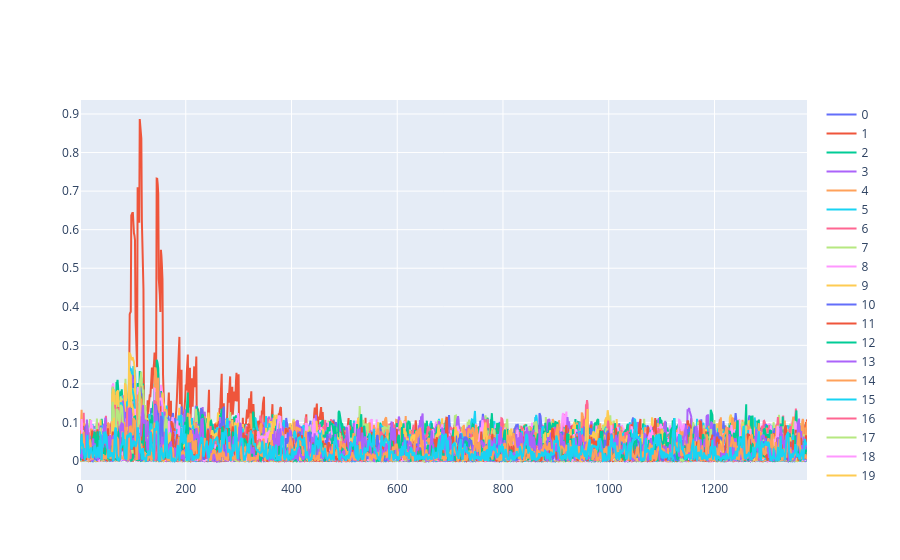

The notebook cell this image was saved under:
### Code cell
def selection_function(value, guess):
    return lascar.hamming(lascar.tools.aes.sbox[value["input"][0] ^ guess])

cpas = cpa(trace, selection_functions={"": selection_function}, guess_range=range(256))

fig = pgo.Figure()
for guess, score in cpas[0][1]:
    fig.add_trace(pgo.Scatter(y=np.abs(score), name=str(guess)))
fig.show()

### Figure 1 — Plotly figure (JSON) as saved in the notebook; plotly's stock layout.template omitted (floating-point values rounded to 4 significant figures; data arrays with more than 128 entries replaced by an {"elided": "..."} marker saying what was removed)
{"data": [{"name": "0", "type": "scatter", "y": {"elided": "1376 float values"}}, {"name": "1", "type": "scatter", "y": {"elided": "1376 float values"}}, {"name": "2", "type": "scatter", "y": {"elided": "1376 float values"}}, {"name": "3", "type": "scatter", "y": {"elided": "1376 float values"}}, {"name": "4", "type": "scatter", "y": {"elided": "1376 float values"}}, {"name": "5", "type": "scatter", "y": {"elided": "1376 float values"}}, {"name": "6", "type": "scatter", "y": {"elided": "1376 float values"}}, {"name": "7", "type": "scatter", "y": {"elided": "1376 float values"}}, {"name": "8", "type": "scatter", "y": {"elided": "1376 float values"}}, {"name": "9", "type": "scatter", "y": {"elided": "1376 float values"}}, {"name": "10", "type": "scatter", "y": {"elided": "1376 float values"}}, {"name": "11", "type": "scatter", "y": {"elided": "1376 float values"}}, {"name": "12", "type": "scatter", "y": {"elided": "1376 float values"}}, {"name": "13", "type": "scatter", "y": {"elided": "1376 float values"}}, {"name": "14", "type": "scatter", "y": {"elided": "1376 float values"}}, {"name": "15", "type": "scatter", "y": {"elided": "1376 float values"}}, {"name": "16", "type": "scatter", "y": {"elided": "1376 float values"}}, {"name": "17", "type": "scatter", "y": {"elided": "1376 float values"}}, {"name": "18", "type": "scatter", "y": {"elided": "1376 float values"}}, {"name": "19", "type": "scatter", "y": {"elided": "1376 float values"}}, {"name": "20", "type": "scatter", "y": {"elided": "1376 float values"}}, {"name": "21", "type": "scatter", "y": {"elided": "1376 float values"}}, {"name": "22", "type": "scatter", "y": {"elided": "1376 float values"}}, {"name": "23", "type": "scatter", "y": {"elided": "1376 float values"}}, {"name": "24", "type": "scatter", "y": {"elided": "1376 float values"}}, {"name": "25", "type": "scatter", "y": {"elided": "1376 float values"}}, {"name": "26", "type": "scatter", "y": {"elided": "1376 float values"}}, {"name": "27", "type": "scatter", "y": {"elided": "1376 float values"}}, {"name": "28", "type": "scatter", "y": {"elided": "1376 float values"}}, {"name": "29", "type": "scatter", "y": {"elided": "1376 float values"}}, {"name": "30", "type": "scatter", "y": {"elided": "1376 float values"}}, {"name": "31", "type": "scatter", "y": {"elided": "1376 float values"}}, {"name": "32", "type": "scatter", "y": {"elided": "1376 float values"}}, {"name": "33", "type": "scatter", "y": {"elided": "1376 float values"}}, {"name": "34", "type": "scatter", "y": {"elided": "1376 float values"}}, {"name": "35", "type": "scatter", "y": {"elided": "1376 float values"}}, {"name": "36", "type": "scatter", "y": {"elided": "1376 float values"}}, {"name": "37", "type": "scatter", "y": {"elided": "1376 float values"}}, {"name": "38", "type": "scatter", "y": {"elided": "1376 float values"}}, {"name": "39", "type": "scatter", "y": {"elided": "1376 float values"}}, {"name": "40", "type": "scatter", "y": {"elided": "1376 float values"}}, {"name": "41", "type": "scatter", "y": {"elided": "1376 float values"}}, {"name": "42", "type": "scatter", "y": {"elided": "1376 float values"}}, {"name": "43", "type": "scatter", "y": {"elided": "1376 float values"}}, {"name": "44", "type": "scatter", "y": {"elided": "1376 float values"}}, {"name": "45", "type": "scatter", "y": {"elided": "1376 float values"}}, {"name": "46", "type": "scatter", "y": {"elided": "1376 float values"}}, {"name": "47", "type": "scatter", "y": {"elided": "1376 float values"}}, {"name": "48", "type": "scatter", "y": {"elided": "1376 float values"}}, {"name": "49", "type": "scatter", "y": {"elided": "1376 float values"}}, {"name": "50", "type": "scatter", "y": {"elided": "1376 float values"}}, {"name": "51", "type": "scatter", "y": {"elided": "1376 float values"}}, {"name": "52", "type": "scatter", "y": {"elided": "1376 float values"}}, {"name": "53", "type": "scatter", "y": {"elided": "1376 float values"}}, {"name": "54", "type": "scatter", "y": {"elided": "1376 float values"}}, {"name": "55", "type": "scatter", "y": {"elided": "1376 float values"}}, {"name": "56", "type": "scatter", "y": {"elided": "1376 float values"}}, {"name": "57", "type": "scatter", "y": {"elided": "1376 float values"}}, {"name": "58", "type": "scatter", "y": {"elided": "1376 float values"}}, {"name": "59", "type": "scatter", "y": {"elided": "1376 float values"}}, {"name": "60", "type": "scatter", "y": {"elided": "1376 float values"}}, {"name": "61", "type": "scatter", "y": {"elided": "1376 float values"}}, {"name": "62", "type": "scatter", "y": {"elided": "1376 float values"}}, {"name": "63", "type": "scatter", "y": {"elided": "1376 float values"}}, {"name": "64", "type": "scatter", "y": {"elided": "1376 float values"}}, {"name": "65", "type": "scatter", "y": {"elided": "1376 float values"}}, {"name": "66", "type": "scatter", "y": {"elided": "1376 float values"}}, {"name": "67", "type": "scatter", "y": {"elided": "1376 float values"}}, {"name": "68", "type": "scatter", "y": {"elided": "1376 float values"}}, {"name": "69", "type": "scatter", "y": {"elided": "1376 float values"}}, {"name": "70", "type": "scatter", "y": {"elided": "1376 float values"}}, {"name": "71", "type": "scatter", "y": {"elided": "1376 float values"}}, {"name": "72", "type": "scatter", "y": {"elided": "1376 float values"}}, {"name": "73", "type": "scatter", "y": {"elided": "1376 float values"}}, {"name": "74", "type": "scatter", "y": {"elided": "1376 float values"}}, {"name": "75", "type": "scatter", "y": {"elided": "1376 float values"}}, {"name": "76", "type": "scatter", "y": {"elided": "1376 float values"}}, {"name": "77", "type": "scatter", "y": {"elided": "1376 float values"}}, {"name": "78", "type": "scatter", "y": {"elided": "1376 float values"}}, {"name": "79", "type": "scatter", "y": {"elided": "1376 float values"}}, {"name": "80", "type": "scatter", "y": {"elided": "1376 float values"}}, {"name": "81", "type": "scatter", "y": {"elided": "1376 float values"}}, {"name": "82", "type": "scatter", "y": {"elided": "1376 float values"}}, {"name": "83", "type": "scatter", "y": {"elided": "1376 float values"}}, {"name": "84", "type": "scatter", "y": {"elided": "1376 float values"}}, {"name": "85", "type": "scatter", "y": {"elided": "1376 float values"}}, {"name": "86", "type": "scatter", "y": {"elided": "1376 float values"}}, {"name": "87", "type": "scatter", "y": {"elided": "1376 float values"}}, {"name": "88", "type": "scatter", "y": {"elided": "1376 float values"}}, {"name": "89", "type": "scatter", "y": {"elided": "1376 float values"}}, {"name": "90", "type": "scatter", "y": {"elided": "1376 float values"}}, {"name": "91", "type": "scatter", "y": {"elided": "1376 float values"}}, {"name": "92", "type": "scatter", "y": {"elided": "1376 float values"}}, {"name": "93", "type": "scatter", "y": {"elided": "1376 float values"}}, {"name": "94", "type": "scatter", "y": {"elided": "1376 float values"}}, {"name": "95", "type": "scatter", "y": {"elided": "1376 float values"}}, {"name": "96", "type": "scatter", "y": {"elided": "1376 float values"}}, {"name": "97", "type": "scatter", "y": {"elided": "1376 float values"}}, {"name": "98", "type": "scatter", "y": {"elided": "1376 float values"}}, {"name": "99", "type": "scatter", "y": {"elided": "1376 float values"}}, {"name": "100", "type": "scatter", "y": {"elided": "1376 float values"}}, {"name": "101", "type": "scatter", "y": {"elided": "1376 float values"}}, {"name": "102", "type": "scatter", "y": {"elided": "1376 float values"}}, {"name": "103", "type": "scatter", "y": {"elided": "1376 float values"}}, {"name": "104", "type": "scatter", "y": {"elided": "1376 float values"}}, {"name": "105", "type": "scatter", "y": {"elided": "1376 float values"}}, {"name": "106", "type": "scatter", "y": {"elided": "1376 float values"}}, {"name": "107", "type": "scatter", "y": {"elided": "1376 float values"}}, {"name": "108", "type": "scatter", "y": {"elided": "1376 float values"}}, {"name": "109", "type": "scatter", "y": {"elided": "1376 float values"}}, {"name": "110", "type": "scatter", "y": {"elided": "1376 float values"}}, {"name": "111", "type": "scatter", "y": {"elided": "1376 float values"}}, {"name": "112", "type": "scatter", "y": {"elided": "1376 float values"}}, {"name": "113", "type": "scatter", "y": {"elided": "1376 float values"}}, {"name": "114", "type": "scatter", "y": {"elided": "1376 float values"}}, {"name": "115", "type": "scatter", "y": {"elided": "1376 float values"}}, {"name": "116", "type": "scatter", "y": {"elided": "1376 float values"}}, {"name": "117", "type": "scatter", "y": {"elided": "1376 float values"}}, {"name": "118", "type": "scatter", "y": {"elided": "1376 float values"}}, {"name": "119", "type": "scatter", "y": {"elided": "1376 float values"}}, {"name": "120", "type": "scatter", "y": {"elided": "1376 float values"}}, {"name": "121", "type": "scatter", "y": {"elided": "1376 float values"}}, {"name": "122", "type": "scatter", "y": {"elided": "1376 float values"}}, {"name": "123", "type": "scatter", "y": {"elided": "1376 float values"}}, {"name": "124", "type": "scatter", "y": {"elided": "1376 float values"}}, {"name": "125", "type": "scatter", "y": {"elided": "1376 float values"}}, {"name": "126", "type": "scatter", "y": {"elided": "1376 float values"}}, {"name": "127", "type": "scatter", "y": {"elided": "1376 float values"}}, {"name": "128", "type": "scatter", "y": {"elided": "1376 float values"}}, {"name": "129", "type": "scatter", "y": {"elided": "1376 float values"}}, {"name": "130", "type": "scatter", "y": {"elided": "1376 float values"}}, {"name": "131", "type": "scatter", "y": {"elided": "1376 float values"}}, {"name": "132", "type": "scatter", "y": {"elided": "1376 float values"}}, {"name": "133", "type": "scatter", "y": {"elided": "1376 float values"}}, {"name": "134", "type": "scatter", "y": {"elided": "1376 float values"}}, {"name": "135", "type": "scatter", "y": {"elided": "1376 float values"}}, {"name": "136", "type": "scatter", "y": {"elided": "1376 float values"}}, {"name": "137", "type": "scatter", "y": {"elided": "1376 float values"}}, {"name": "138", "type": "scatter", "y": {"elided": "1376 float values"}}, {"name": "139", "type": "scatter", "y": {"elided": "1376 float values"}}, {"name": "140", "type": "scatter", "y": {"elided": "1376 float values"}}, {"name": "141", "type": "scatter", "y": {"elided": "1376 float values"}}, {"name": "142", "type": "scatter", "y": {"elided": "1376 float values"}}, {"name": "143", "type": "scatter", "y": {"elided": "1376 float values"}}, {"name": "144", "type": "scatter", "y": {"elided": "1376 float values"}}, {"name": "145", "type": "scatter", "y": {"elided": "1376 float values"}}, {"name": "146", "type": "scatter", "y": {"elided": "1376 float values"}}, {"name": "147", "type": "scatter", "y": {"elided": "1376 float values"}}, {"name": "148", "type": "scatter", "y": {"elided": "1376 float values"}}, {"name": "149", "type": "scatter", "y": {"elided": "1376 float values"}}, {"name": "150", "type": "scatter", "y": {"elided": "1376 float values"}}, {"name": "151", "type": "scatter", "y": {"elided": "1376 float values"}}, {"name": "152", "type": "scatter", "y": {"elided": "1376 float values"}}, {"name": "153", "type": "scatter", "y": {"elided": "1376 float values"}}, {"name": "154", "type": "scatter", "y": {"elided": "1376 float values"}}, {"name": "155", "type": "scatter", "y": {"elided": "1376 float values"}}, {"name": "156", "type": "scatter", "y": {"elided": "1376 float values"}}, {"name": "157", "type": "scatter", "y": {"elided": "1376 float values"}}, {"name": "158", "type": "scatter", "y": {"elided": "1376 float values"}}, {"name": "159", "type": "scatter", "y": {"elided": "1376 float values"}}, {"name": "160", "type": "scatter", "y": {"elided": "1376 float values"}}, {"name": "161", "type": "scatter", "y": {"elided": "1376 float values"}}, {"name": "162", "type": "scatter", "y": {"elided": "1376 float values"}}, {"name": "163", "type": "scatter", "y": {"elided": "1376 float values"}}, {"name": "164", "type": "scatter", "y": {"elided": "1376 float values"}}, {"name": "165", "type": "scatter", "y": {"elided": "1376 float values"}}, {"name": "166", "type": "scatter", "y": {"elided": "1376 float values"}}, {"name": "167", "type": "scatter", "y": {"elided": "1376 float values"}}, {"name": "168", "type": "scatter", "y": {"elided": "1376 float values"}}, {"name": "169", "type": "scatter", "y": {"elided": "1376 float values"}}, {"name": "170", "type": "scatter", "y": {"elided": "1376 float values"}}, {"name": "171", "type": "scatter", "y": {"elided": "1376 float values"}}, {"name": "172", "type": "scatter", "y": {"elided": "1376 float values"}}, {"name": "173", "type": "scatter", "y": {"elided": "1376 float values"}}, {"name": "174", "type": "scatter", "y": {"elided": "1376 float values"}}, {"name": "175", "type": "scatter", "y": {"elided": "1376 float values"}}, {"name": "176", "type": "scatter", "y": {"elided": "1376 float values"}}, {"name": "177", "type": "scatter", "y": {"elided": "1376 float values"}}, {"name": "178", "type": "scatter", "y": {"elided": "1376 float values"}}, {"name": "179", "type": "scatter", "y": {"elided": "1376 float values"}}, {"name": "180", "type": "scatter", "y": {"elided": "1376 float values"}}, {"name": "181", "type": "scatter", "y": {"elided": "1376 float values"}}, {"name": "182", "type": "scatter", "y": {"elided": "1376 float values"}}, {"name": "183", "type": "scatter", "y": {"elided": "1376 float values"}}, {"name": "184", "type": "scatter", "y": {"elided": "1376 float values"}}, {"name": "185", "type": "scatter", "y": {"elided": "1376 float values"}}, {"name": "186", "type": "scatter", "y": {"elided": "1376 float values"}}, {"name": "187", "type": "scatter", "y": {"elided": "1376 float values"}}, {"name": "188", "type": "scatter", "y": {"elided": "1376 float values"}}, {"name": "189", "type": "scatter", "y": {"elided": "1376 float values"}}, {"name": "190", "type": "scatter", "y": {"elided": "1376 float values"}}, {"name": "191", "type": "scatter", "y": {"elided": "1376 float values"}}, {"name": "192", "type": "scatter", "y": {"elided": "1376 float values"}}, {"name": "193", "type": "scatter", "y": {"elided": "1376 float values"}}, {"name": "194", "type": "scatter", "y": {"elided": "1376 float values"}}, {"name": "195", "type": "scatter", "y": {"elided": "1376 float values"}}, {"name": "196", "type": "scatter", "y": {"elided": "1376 float values"}}, {"name": "197", "type": "scatter", "y": {"elided": "1376 float values"}}, {"name": "198", "type": "scatter", "y": {"elided": "1376 float values"}}, {"name": "199", "type": "scatter", "y": {"elided": "1376 float values"}}, {"name": "200", "type": "scatter", "y": {"elided": "1376 float values"}}, {"name": "201", "type": "scatter", "y": {"elided": "1376 float values"}}, {"name": "202", "type": "scatter", "y": {"elided": "1376 float values"}}, {"name": "203", "type": "scatter", "y": {"elided": "1376 float values"}}, {"name": "204", "type": "scatter", "y": {"elided": "1376 float values"}}, {"name": "205", "type": "scatter", "y": {"elided": "1376 float values"}}, {"name": "206", "type": "scatter", "y": {"elided": "1376 float values"}}, {"name": "207", "type": "scatter", "y": {"elided": "1376 float values"}}, {"name": "208", "type": "scatter", "y": {"elided": "1376 float values"}}, {"name": "209", "type": "scatter", "y": {"elided": "1376 float values"}}, {"name": "210", "type": "scatter", "y": {"elided": "1376 float values"}}, {"name": "211", "type": "scatter", "y": {"elided": "1376 float values"}}, {"name": "212", "type": "scatter", "y": {"elided": "1376 float values"}}, {"name": "213", "type": "scatter", "y": {"elided": "1376 float values"}}, {"name": "214", "type": "scatter", "y": {"elided": "1376 float values"}}, {"name": "215", "type": "scatter", "y": {"elided": "1376 float values"}}, {"name": "216", "type": "scatter", "y": {"elided": "1376 float values"}}, {"name": "217", "type": "scatter", "y": {"elided": "1376 float values"}}, {"name": "218", "type": "scatter", "y": {"elided": "1376 float values"}}, {"name": "219", "type": "scatter", "y": {"elided": "1376 float values"}}, {"name": "220", "type": "scatter", "y": {"elided": "1376 float values"}}, {"name": "221", "type": "scatter", "y": {"elided": "1376 float values"}}, {"name": "222", "type": "scatter", "y": {"elided": "1376 float values"}}, {"name": "223", "type": "scatter", "y": {"elided": "1376 float values"}}, {"name": "224", "type": "scatter", "y": {"elided": "1376 float values"}}, {"name": "225", "type": "scatter", "y": {"elided": "1376 float values"}}, {"name": "226", "type": "scatter", "y": {"elided": "1376 float values"}}, {"name": "227", "type": "scatter", "y": {"elided": "1376 float values"}}, {"name": "228", "type": "scatter", "y": {"elided": "1376 float values"}}, {"name": "229", "type": "scatter", "y": {"elided": "1376 float values"}}, {"name": "230", "type": "scatter", "y": {"elided": "1376 float values"}}, {"name": "231", "type": "scatter", "y": {"elided": "1376 float values"}}, {"name": "232", "type": "scatter", "y": {"elided": "1376 float values"}}, {"name": "233", "type": "scatter", "y": {"elided": "1376 float values"}}, {"name": "234", "type": "scatter", "y": {"elided": "1376 float values"}}, {"name": "235", "type": "scatter", "y": {"elided": "1376 float values"}}, {"name": "236", "type": "scatter", "y": {"elided": "1376 float values"}}, {"name": "237", "type": "scatter", "y": {"elided": "1376 float values"}}, {"name": "238", "type": "scatter", "y": {"elided": "1376 float values"}}, {"name": "239", "type": "scatter", "y": {"elided": "1376 float values"}}, {"name": "240", "type": "scatter", "y": {"elided": "1376 float values"}}, {"name": "241", "type": "scatter", "y": {"elided": "1376 float values"}}, {"name": "242", "type": "scatter", "y": {"elided": "1376 float values"}}, {"name": "243", "type": "scatter", "y": {"elided": "1376 float values"}}, {"name": "244", "type": "scatter", "y": {"elided": "1376 float values"}}, {"name": "245", "type": "scatter", "y": {"elided": "1376 float values"}}, {"name": "246", "type": "scatter", "y": {"elided": "1376 float values"}}, {"name": "247", "type": "scatter", "y": {"elided": "1376 float values"}}, {"name": "248", "type": "scatter", "y": {"elided": "1376 float values"}}, {"name": "249", "type": "scatter", "y": {"elided": "1376 float values"}}, {"name": "250", "type": "scatter", "y": {"elided": "1376 float values"}}, {"name": "251", "type": "scatter", "y": {"elided": "1376 float values"}}, {"name": "252", "type": "scatter", "y": {"elided": "1376 float values"}}, {"name": "253", "type": "scatter", "y": {"elided": "1376 float values"}}, {"name": "254", "type": "scatter", "y": {"elided": "1376 float values"}}, {"name": "255", "type": "scatter", "y": {"elided": "1376 float values"}}], "layout": {}}
